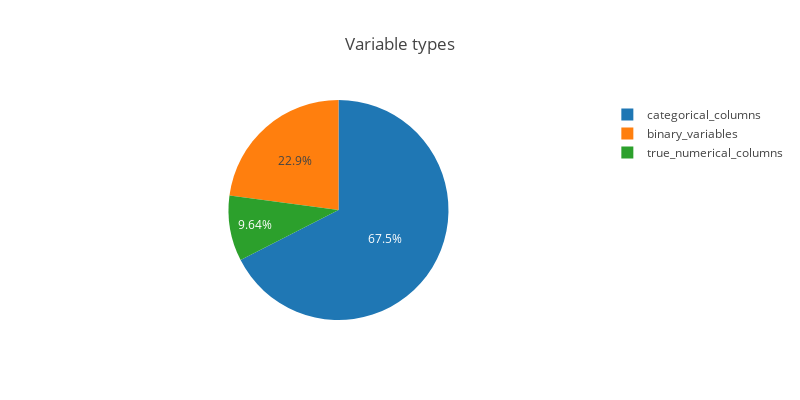

Source (notebook cell):
### Code cell
variables = {
    'categorical_columns': len(categorical_columns),
    'binary_variables': len(binary_variables),
    'true_numerical_columns': len(true_numerical_columns)
}
pie_trace = go.Pie(labels=list(variables.keys()), values=list(variables.values()))
layout = dict(title= "Variable types", height=400, width=800)
fig = dict(data=[pie_trace], layout=layout)
iplot(fig)

### Figure 1 — Plotly figure (JSON) as saved in the notebook; plotly's stock layout.template omitted (floating-point values rounded to 4 significant figures)
{"data": [{"labels": ["categorical_columns", "binary_variables", "true_numerical_columns"], "type": "pie", "uid": "8e45ea01-000c-4c70-8cb7-51f487bae142", "values": [56, 19, 8]}], "layout": {"height": 400, "title": "Variable types", "width": 800}}
